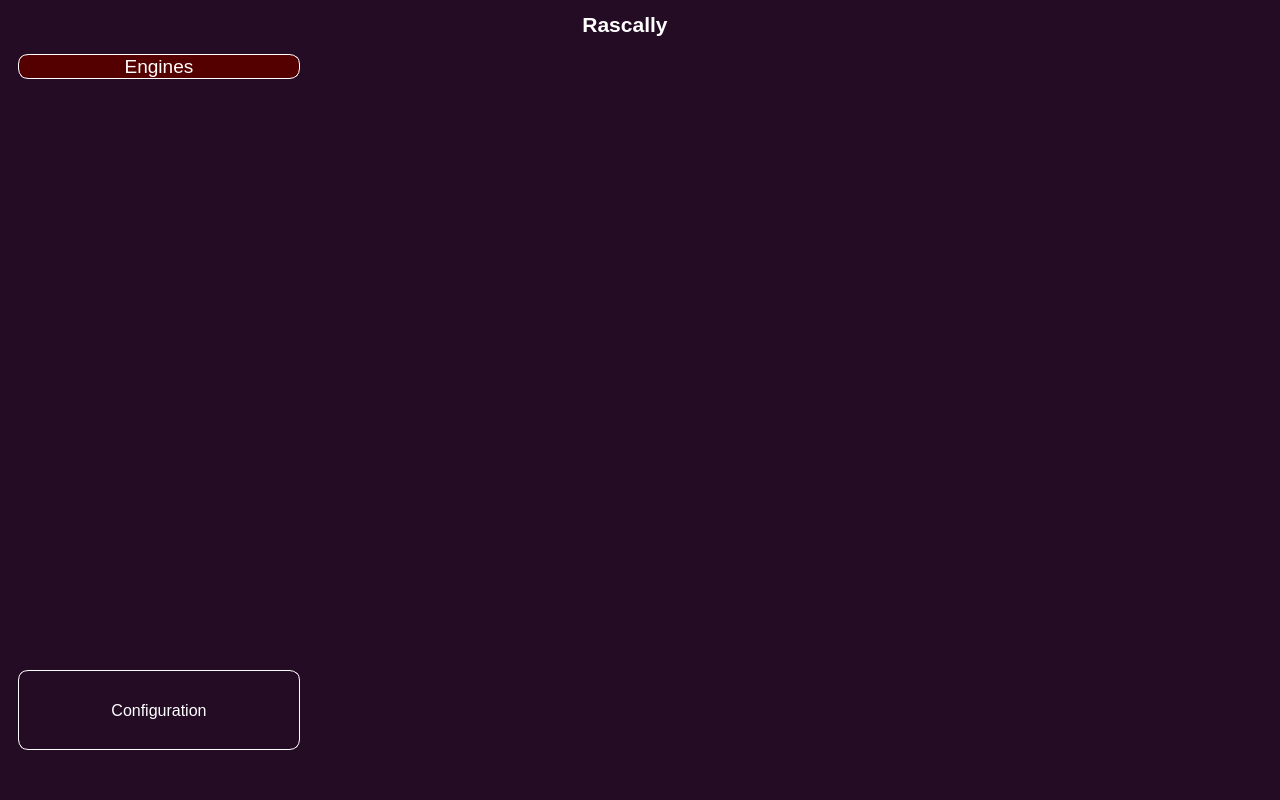
<?xml version="1.0" encoding="UTF-8"?>
<ui version="4.0">
 <class>Rascally</class>
 <widget class="QMainWindow" name="Rascally">
  <property name="geometry">
   <rect>
    <x>0</x>
    <y>0</y>
    <width>1280</width>
    <height>800</height>
   </rect>
  </property>
  <property name="minimumSize">
   <size>
    <width>1280</width>
    <height>800</height>
   </size>
  </property>
  <property name="maximumSize">
   <size>
    <width>1280</width>
    <height>800</height>
   </size>
  </property>
  <property name="windowTitle">
   <string>MainWindow</string>
  </property>
  <property name="windowIcon">
   <iconset resource="resources.qrc">
    <normaloff>:/icons/assets/icon_1.ico</normaloff>:/icons/assets/icon_1.ico</iconset>
  </property>
  <property name="styleSheet">
   <string notr="true">background-color: rgb(36, 12, 36);
color: white;
border-radius: 20px;</string>
  </property>
  <widget class="QWidget" name="centralwidget">
   <property name="styleSheet">
    <string notr="true"/>
   </property>
   <layout class="QVBoxLayout" name="mainLayout">
    <item>
     <widget class="QFrame" name="title_frame">
      <property name="minimumSize">
       <size>
        <width>0</width>
        <height>30</height>
       </size>
      </property>
      <property name="frameShape">
       <enum>QFrame::StyledPanel</enum>
      </property>
      <property name="frameShadow">
       <enum>QFrame::Raised</enum>
      </property>
      <layout class="QHBoxLayout" name="titleLayout">
       <property name="spacing">
        <number>0</number>
       </property>
       <property name="leftMargin">
        <number>0</number>
       </property>
       <property name="topMargin">
        <number>0</number>
       </property>
       <property name="rightMargin">
        <number>0</number>
       </property>
       <property name="bottomMargin">
        <number>0</number>
       </property>
       <item>
        <widget class="QLabel" name="title">
         <property name="maximumSize">
          <size>
           <width>16777215</width>
           <height>30</height>
          </size>
         </property>
         <property name="font">
          <font>
           <pointsize>16</pointsize>
           <weight>75</weight>
           <bold>true</bold>
          </font>
         </property>
         <property name="text">
          <string notr="true">Rascally</string>
         </property>
         <property name="alignment">
          <set>Qt::AlignCenter</set>
         </property>
         <property name="wordWrap">
          <bool>true</bool>
         </property>
        </widget>
       </item>
       <item>
        <widget class="QPushButton" name="close_btn">
         <property name="minimumSize">
          <size>
           <width>30</width>
           <height>30</height>
          </size>
         </property>
         <property name="maximumSize">
          <size>
           <width>30</width>
           <height>30</height>
          </size>
         </property>
         <property name="text">
          <string notr="true"/>
         </property>
         <property name="icon">
          <iconset resource="resources.qrc">
           <normaloff>:/icons/assets/cross.png</normaloff>:/icons/assets/cross.png</iconset>
         </property>
         <property name="flat">
          <bool>true</bool>
         </property>
        </widget>
       </item>
      </layout>
     </widget>
    </item>
    <item>
     <widget class="QFrame" name="central_frame">
      <property name="frameShape">
       <enum>QFrame::NoFrame</enum>
      </property>
      <property name="frameShadow">
       <enum>QFrame::Raised</enum>
      </property>
      <layout class="QHBoxLayout" name="centralLayout">
       <property name="spacing">
        <number>0</number>
       </property>
       <property name="leftMargin">
        <number>0</number>
       </property>
       <property name="topMargin">
        <number>0</number>
       </property>
       <property name="bottomMargin">
        <number>0</number>
       </property>
       <item>
        <widget class="QFrame" name="engines_frame">
         <property name="minimumSize">
          <size>
           <width>300</width>
           <height>0</height>
          </size>
         </property>
         <property name="maximumSize">
          <size>
           <width>300</width>
           <height>16777215</height>
          </size>
         </property>
         <layout class="QVBoxLayout" name="leftLayout">
          <item>
           <widget class="QLabel" name="engines_label">
            <property name="minimumSize">
             <size>
              <width>0</width>
              <height>0</height>
             </size>
            </property>
            <property name="maximumSize">
             <size>
              <width>16777215</width>
              <height>38</height>
             </size>
            </property>
            <property name="font">
             <font>
              <pointsize>14</pointsize>
             </font>
            </property>
            <property name="styleSheet">
             <string notr="true">QWidget
{
    border-width: 1px;
    border: 1px solid white;
    border-color: white;
background-color: rgb(85,0,0);
	border-radius: 10px;
}</string>
            </property>
            <property name="text">
             <string notr="true">Engines</string>
            </property>
            <property name="alignment">
             <set>Qt::AlignCenter</set>
            </property>
           </widget>
          </item>
          <item>
           <widget class="QScrollArea" name="enginesArea">
            <property name="widgetResizable">
             <bool>true</bool>
            </property>
            <property name="alignment">
             <set>Qt::AlignCenter</set>
            </property>
            <widget class="QWidget" name="enginesContents">
             <property name="geometry">
              <rect>
               <x>0</x>
               <y>0</y>
               <width>288</width>
               <height>579</height>
              </rect>
             </property>
             <layout class="QVBoxLayout" name="enginesLayout">
              <property name="spacing">
               <number>0</number>
              </property>
              <property name="leftMargin">
               <number>0</number>
              </property>
              <property name="topMargin">
               <number>0</number>
              </property>
              <property name="rightMargin">
               <number>0</number>
              </property>
              <property name="bottomMargin">
               <number>0</number>
              </property>
             </layout>
            </widget>
           </widget>
          </item>
          <item>
           <widget class="QPushButton" name="config_button">
            <property name="minimumSize">
             <size>
              <width>0</width>
              <height>80</height>
             </size>
            </property>
            <property name="font">
             <font>
              <pointsize>12</pointsize>
             </font>
            </property>
            <property name="cursor">
             <cursorShape>PointingHandCursor</cursorShape>
            </property>
            <property name="styleSheet">
             <string notr="true">QWidget
{
    border-width: 1px;
    border: 1px solid white;
    border-color: white;
	border-radius: 10px;
}</string>
            </property>
            <property name="text">
             <string notr="true">Configuration</string>
            </property>
           </widget>
          </item>
         </layout>
        </widget>
       </item>
       <item>
        <widget class="QStackedWidget" name="stackedWidget">
         <widget class="QWidget" name="Wwelcome">
          <layout class="QHBoxLayout" name="welcomeLayout">
           <item>
            <widget class="QFrame" name="welcome_frame">
             <property name="styleSheet">
              <string notr="true">background-image: url(:/images/assets/mapache_1.png);
background-repeat: no-repeat;
background-position: center;
background-attachment: fixed;</string>
             </property>
             <property name="frameShape">
              <enum>QFrame::NoFrame</enum>
             </property>
             <property name="frameShadow">
              <enum>QFrame::Raised</enum>
             </property>
            </widget>
           </item>
          </layout>
         </widget>
         <widget class="QWidget" name="WConfiguration">
          <layout class="QFormLayout" name="formLayout">
           <item row="0" column="0">
            <widget class="QLabel" name="steamPathLabel">
             <property name="font">
              <font>
               <pointsize>12</pointsize>
              </font>
             </property>
             <property name="text">
              <string>Steam Path</string>
             </property>
            </widget>
           </item>
           <item row="0" column="1">
            <widget class="QLineEdit" name="steamPathLineEdit">
             <property name="minimumSize">
              <size>
               <width>0</width>
               <height>40</height>
              </size>
             </property>
             <property name="font">
              <font>
               <pointsize>12</pointsize>
              </font>
             </property>
             <property name="styleSheet">
              <string notr="true">QLineEdit{
background-color: rgb(22, 0, 22)
}

QLineEdit:focus
{
    border-width: 1px;
    border: 1px solid white;
    border-color: white;
	border-radius: 10px;
}</string>
             </property>
             <property name="clearButtonEnabled">
              <bool>true</bool>
             </property>
            </widget>
           </item>
           <item row="1" column="0">
            <widget class="QLabel" name="steamGridDBKeyLabel">
             <property name="font">
              <font>
               <pointsize>12</pointsize>
              </font>
             </property>
             <property name="text">
              <string>SteamGridDB key</string>
             </property>
            </widget>
           </item>
           <item row="1" column="1">
            <widget class="QLineEdit" name="steamGridDBKeyLineEdit">
             <property name="minimumSize">
              <size>
               <width>0</width>
               <height>40</height>
              </size>
             </property>
             <property name="font">
              <font>
               <pointsize>12</pointsize>
              </font>
             </property>
             <property name="styleSheet">
              <string notr="true">QLineEdit{
background-color: rgb(22, 0, 22)
}

QLineEdit:focus
{
    border-width: 1px;
    border: 1px solid white;
    border-color: white;
	border-radius: 10px;
}</string>
             </property>
             <property name="clearButtonEnabled">
              <bool>true</bool>
             </property>
            </widget>
           </item>
           <item row="2" column="0">
            <widget class="QLabel" name="lnkLocationLabel">
             <property name="font">
              <font>
               <pointsize>12</pointsize>
              </font>
             </property>
             <property name="text">
              <string>Lnk Location</string>
             </property>
            </widget>
           </item>
           <item row="2" column="1">
            <widget class="QLineEdit" name="lnkLocationLineEdit">
             <property name="minimumSize">
              <size>
               <width>0</width>
               <height>40</height>
              </size>
             </property>
             <property name="font">
              <font>
               <pointsize>12</pointsize>
              </font>
             </property>
             <property name="styleSheet">
              <string notr="true">QLineEdit{
background-color: rgb(22, 0, 22)
}

QLineEdit:focus
{
    border-width: 1px;
    border: 1px solid white;
    border-color: white;
	border-radius: 10px;
}</string>
             </property>
             <property name="clearButtonEnabled">
              <bool>true</bool>
             </property>
            </widget>
           </item>
           <item row="3" column="0">
            <widget class="QLabel" name="clonningModeLabel">
             <property name="font">
              <font>
               <pointsize>12</pointsize>
              </font>
             </property>
             <property name="text">
              <string>Clonning Mode</string>
             </property>
            </widget>
           </item>
           <item row="3" column="1">
            <widget class="QComboBox" name="clonningModeComboBox">
             <property name="minimumSize">
              <size>
               <width>300</width>
               <height>40</height>
              </size>
             </property>
             <property name="font">
              <font>
               <pointsize>12</pointsize>
              </font>
             </property>
             <item>
              <property name="text">
               <string>SYMLINK CLONE</string>
              </property>
             </item>
             <item>
              <property name="text">
               <string>BALANCED CLONE</string>
              </property>
             </item>
             <item>
              <property name="text">
               <string notr="true">FULL CLONE</string>
              </property>
             </item>
            </widget>
           </item>
           <item row="4" column="0">
            <widget class="QLabel" name="discardRepeatedGamesLabel">
             <property name="minimumSize">
              <size>
               <width>0</width>
               <height>0</height>
              </size>
             </property>
             <property name="font">
              <font>
               <pointsize>12</pointsize>
              </font>
             </property>
             <property name="text">
              <string notr="true">Discard Repeated Games</string>
             </property>
             <property name="scaledContents">
              <bool>false</bool>
             </property>
             <property name="alignment">
              <set>Qt::AlignLeading|Qt::AlignLeft|Qt::AlignVCenter</set>
             </property>
            </widget>
           </item>
           <item row="4" column="1">
            <widget class="QCheckBox" name="discardRepeatedGamesCheckBox">
             <property name="minimumSize">
              <size>
               <width>0</width>
               <height>40</height>
              </size>
             </property>
             <property name="font">
              <font>
               <pointsize>12</pointsize>
              </font>
             </property>
             <property name="text">
              <string notr="true"/>
             </property>
             <property name="checked">
              <bool>true</bool>
             </property>
            </widget>
           </item>
           <item row="5" column="0">
            <widget class="QLabel" name="compatdataExceptionsLabel">
             <property name="font">
              <font>
               <pointsize>12</pointsize>
              </font>
             </property>
             <property name="text">
              <string>Compatdata Exceptions</string>
             </property>
            </widget>
           </item>
           <item row="5" column="1">
            <widget class="QListWidget" name="exceptionList">
             <property name="maximumSize">
              <size>
               <width>16777215</width>
               <height>200</height>
              </size>
             </property>
             <property name="font">
              <font>
               <pointsize>12</pointsize>
              </font>
             </property>
             <property name="styleSheet">
              <string notr="true">QListWidget{
background-color: rgb(22, 0, 22)
}

QListWidget:focus
{
    border-width: 1px;
    border: 1px solid white;
    border-color: white;
}</string>
             </property>
             <property name="frameShape">
              <enum>QFrame::NoFrame</enum>
             </property>
             <property name="spacing">
              <number>10</number>
             </property>
            </widget>
           </item>
           <item row="6" column="1">
            <widget class="QPushButton" name="deleteExceptionButton">
             <property name="minimumSize">
              <size>
               <width>200</width>
               <height>40</height>
              </size>
             </property>
             <property name="font">
              <font>
               <pointsize>12</pointsize>
              </font>
             </property>
             <property name="styleSheet">
              <string notr="true">QPushButton
{
    border-width: 1px;
    border: 1px solid white;
    border-color: white;
	border-radius: 10px;
}</string>
             </property>
             <property name="text">
              <string>Delete Exception</string>
             </property>
            </widget>
           </item>
           <item row="7" column="0">
            <widget class="QLabel" name="logLevelLabel">
             <property name="font">
              <font>
               <pointsize>12</pointsize>
              </font>
             </property>
             <property name="text">
              <string>Log Level</string>
             </property>
            </widget>
           </item>
           <item row="7" column="1">
            <widget class="QComboBox" name="logLevelComboBox">
             <property name="minimumSize">
              <size>
               <width>300</width>
               <height>40</height>
              </size>
             </property>
             <property name="font">
              <font>
               <pointsize>12</pointsize>
              </font>
             </property>
             <item>
              <property name="text">
               <string notr="true">Critical</string>
              </property>
             </item>
             <item>
              <property name="text">
               <string notr="true">Error</string>
              </property>
             </item>
             <item>
              <property name="text">
               <string notr="true">Warning</string>
              </property>
             </item>
             <item>
              <property name="text">
               <string notr="true">Info</string>
              </property>
             </item>
             <item>
              <property name="text">
               <string notr="true">Debug</string>
              </property>
             </item>
            </widget>
           </item>
           <item row="8" column="1">
            <spacer name="verticalSpacer">
             <property name="orientation">
              <enum>Qt::Vertical</enum>
             </property>
             <property name="sizeType">
              <enum>QSizePolicy::Fixed</enum>
             </property>
             <property name="sizeHint" stdset="0">
              <size>
               <width>20</width>
               <height>40</height>
              </size>
             </property>
            </spacer>
           </item>
           <item row="9" column="1">
            <widget class="QPushButton" name="saveConfigButton">
             <property name="minimumSize">
              <size>
               <width>400</width>
               <height>100</height>
              </size>
             </property>
             <property name="font">
              <font>
               <pointsize>12</pointsize>
              </font>
             </property>
             <property name="styleSheet">
              <string notr="true">QPushButton
{
    border-width: 1px;
    border: 1px solid white;
    border-color: white;
	border-radius: 10px;
}</string>
             </property>
             <property name="text">
              <string>Save Configuration</string>
             </property>
            </widget>
           </item>
          </layout>
         </widget>
         <widget class="QWidget" name="Wgames">
          <layout class="QVBoxLayout" name="rightLayout">
           <item>
            <widget class="QScrollArea" name="gameArea">
             <property name="cursor" stdset="0">
              <cursorShape>OpenHandCursor</cursorShape>
             </property>
             <property name="frameShape">
              <enum>QFrame::NoFrame</enum>
             </property>
             <property name="widgetResizable">
              <bool>true</bool>
             </property>
             <widget class="QWidget" name="gamesContents">
              <property name="geometry">
               <rect>
                <x>0</x>
                <y>0</y>
                <width>88</width>
                <height>18</height>
               </rect>
              </property>
              <layout class="QGridLayout" name="gamesLayout"/>
             </widget>
            </widget>
           </item>
          </layout>
         </widget>
        </widget>
       </item>
      </layout>
     </widget>
    </item>
    <item>
     <widget class="QProgressBar" name="progressBar">
      <property name="styleSheet">
       <string notr="true">QProgressBar{
    border: 2px solid rgb(36, 12, 36);
	border-radius: 5px;
}

QProgressBar::chunk{
	background-color: rgb(85,0,0);
    border-radius: 5px;
}
</string>
      </property>
      <property name="value">
       <number>0</number>
      </property>
      <property name="alignment">
       <set>Qt::AlignCenter</set>
      </property>
      <property name="textVisible">
       <bool>false</bool>
      </property>
     </widget>
    </item>
   </layout>
  </widget>
 </widget>
 <resources>
  <include location="resources.qrc"/>
 </resources>
 <connections/>
</ui>
